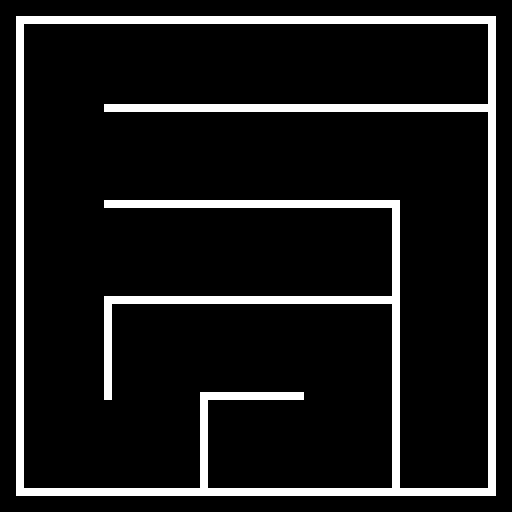

Below is a game level as drawn by its tile map, then a one-line description and the .tmx that defines it (tile-layer data replaced by summaries):
An orthogonal 64x64 tile map with 8x8 px tiles, 1 tile layer (Background) and 17 objects (4x Painter, Player, Checkpoint).

<map version="1.10" tiledversion="1.10.2" orientation="orthogonal" renderorder="right-down" width="64" height="64" tilewidth="8" tileheight="8" infinite="0" nextlayerid="4" nextobjectid="21">
 <tileset firstgid="1" source="Mazeball.tsx" />
 <layer id="1" name="Background" width="64" height="64">
  <data>[4096 cells, 428 non-empty, 1 distinct tile ids]</data>
 </layer>
 <objectgroup id="2" name="Spawnpoints">
  <object id="13" name="Player" type="Player" x="245" y="35" width="30" height="30" />
  <object id="15" name="Painter" type="Painter" x="453" y="53" width="30" height="30">
   <properties>
    <property name="colour" value="Green" />
   </properties>
  </object>
  <object id="16" name="Painter" type="Painter" x="434" y="454" width="30" height="30">
   <properties>
    <property name="colour" value="Blue" />
   </properties>
  </object>
  <object id="17" name="Painter" type="Painter" x="358" y="241" width="30" height="30">
   <properties>
    <property name="colour" value="Red" />
   </properties>
  </object>
  <object id="18" name="Painter" type="Painter" x="28" y="455" width="30" height="30">
   <properties>
    <property name="colour" value="Yellow" />
   </properties>
  </object>
  <object id="20" name="Checkpoint" type="Checkpoint" x="210" y="473.455">
   <polygon points="0,0 31.8182,0 31.6364,14.9091 -0.727273,14.9091" />
  </object>
 </objectgroup>
 <objectgroup id="3" name="Walls">
  <object id="1" x="16.25" y="16.25">
   <polygon points="0,0 -0.25,7.5 479.5,7.5 479.5,-0.25" />
  </object>
  <object id="2" x="15.75" y="24.25">
   <polygon points="0,0 7.75,0 8.25,471.5 0.5,471.5" />
  </object>
  <object id="3" x="24.25" y="488">
   <polygon points="0,0 0.25,8 471.5,7.5 471.5,0.25" />
  </object>
  <object id="4" x="488.25" y="24.25">
   <polygon points="0,0 -0.25,463.5 7.75,463.25 7.5,0.25" />
  </object>
  <object id="5" x="104.25" y="104.5">
   <polygon points="0,0 -0.25,7.25 383.75,7.25 383.5,-0.5" />
  </object>
  <object id="7" x="104" y="200.75">
   <polygon points="0,0 0,6.75 295.75,7.25 295.75,-0.75" />
  </object>
  <object id="8" x="392.25" y="208.75">
   <polygon points="0,0 7.5,-0.25 7.25,279 0,278.75" />
  </object>
  <object id="9" x="104.25" y="296">
   <polygon points="0,0 0,8.25 287.5,7.75 287.25,0.25" />
  </object>
  <object id="10" x="104.25" y="305">
   <polygon points="0,0 7.5,0 7.5,94.5 -0.5,94.5" />
  </object>
  <object id="11" x="200.25" y="392.5">
   <polygon points="0,0 0,7 103.5,7.25 103.75,-0.75" />
  </object>
  <object id="12" x="200.25" y="400">
   <polygon points="0,0 7.75,0.25 7.75,87.75 -0.25,87.75" />
  </object>
 </objectgroup>
</map>
